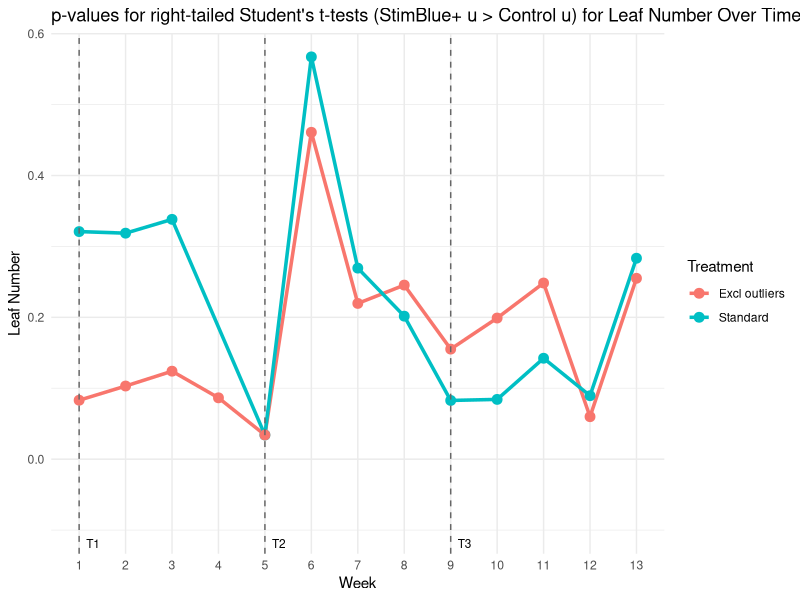
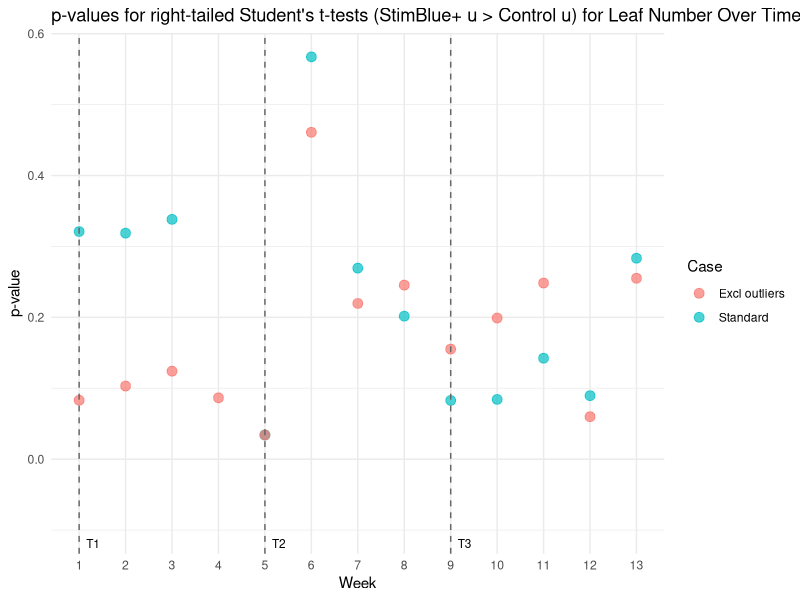
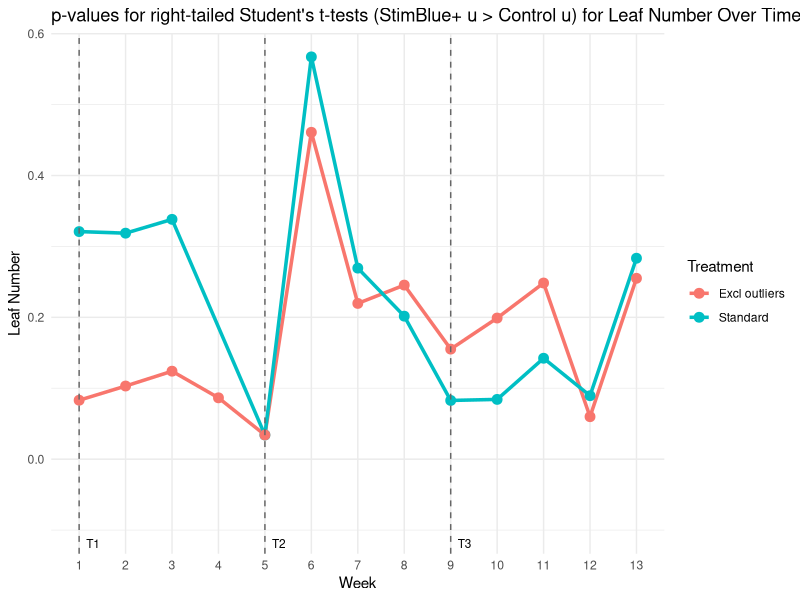
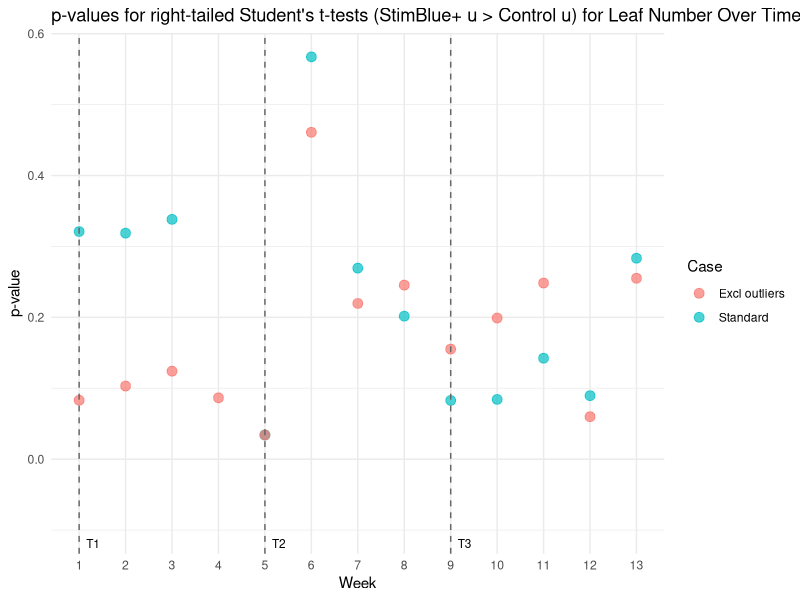

These charts were generated, in order, by the following R code:
# Load necessary packages
library(ggplot2)
library(dplyr)
library(tidyr)

setwd("C:/Users/User/OneDrive - Stellenbosch University/Desktop/Masters/")

data_type <- ""
# Set output directory (modify this to your desired location)
output_dir <- "data_visualization/agronomic/plots/salt_stress/compare_cases/"

# Read the data
data <- read.csv("data/salt_stress/compare_cases/LeafNumber_RT_SB_Ctrl.csv", header=TRUE, stringsAsFactors=FALSE, check.names = FALSE)
rownames(data) <- NULL
data
# Reshape data into long format
data_long <- data %>%
  pivot_longer(cols = c("Standard", "Excl outliers"), names_to = "Case", values_to = "Value")
data_long
# Remove rows where Value is empty
data_long <- data_long[!is.na(data_long$Value) & data_long$Value != "", ]

# Convert Week to a numeric factor to ensure correct ordering
data_long$Week <- factor(data_long$Week, levels = sort(unique(as.numeric(data_long$Week))), ordered = TRUE)

# Reset row numbering
rownames(data_long) <- NULL
data_long$Value <- as.numeric(data_long$Value)
data_long

p1 <- ggplot(data_long, aes(x = Week, y = Value, color = Case, group = Case)) +
  geom_line(linewidth = 1.2) +
  geom_point(size = 3) +
  labs(title = "p-values for right-tailed Student's t-tests (StimBlue+ u > Control u) for Leaf Number Over Time Comparing Standard vs Excl Outliers",
       x = "Week",
       y = "Leaf Number",
       color = "Treatment") +
  theme_minimal() +
  geom_vline(xintercept = c(1, 5, 9), linetype = "dashed", color = "grey40") +
  coord_cartesian(clip = "off") +
  annotate("text", x = 1, y = -0.1, label = "T1", vjust = 2, hjust = -0.5, angle = 0, size = 3) +
  annotate("text", x = 5, y = -0.1, label = "T2", vjust = 2, hjust = -0.5, angle = 0, size = 3) +
  annotate("text", x = 9, y = -0.1, label = "T3", vjust = 2, hjust = -0.5, angle = 0, size = 3)

# Print the line plot
print(p1)

# Save the line plot as a PNG file
ggsave(filename = paste0(output_dir, "LeafNumbers_line_plot.png"), plot = p1, width = 8, height = 6, dpi = 300)


# Create the scatter plot (without jitter)
p2 <- ggplot(data_long, aes(x = Week, y = Value, color = Case)) +
  geom_point(size = 3, alpha = 0.7) +
  labs(title = "p-values for right-tailed Student's t-tests (StimBlue+ u > Control u) for Leaf Number Over Time Comparing Standard vs Excl Outliers",
       x = "Week",
       y = "p-value",
       color = "Case") +
  theme_minimal() +
  geom_vline(xintercept = c(1, 5, 9), linetype = "dashed", color = "grey40") +
  coord_cartesian(clip = "off") +
  annotate("text", x = 1, y = -0.1, label = "T1", vjust = 2, hjust = -0.5, angle = 0, size = 3) +
  annotate("text", x = 5, y = -0.1, label = "T2", vjust = 2, hjust = -0.5, angle = 0, size = 3) +
  annotate("text", x = 9, y = -0.1, label = "T3", vjust = 2, hjust = -0.5, angle = 0, size = 3)

# Print and save the scatter plot (without jitter)
print(p2)
ggsave(filename = paste0(output_dir, "LeafNumbers_scatter_plot_exact.png"), plot = p2, width = 8, height = 6, dpi = 300)
